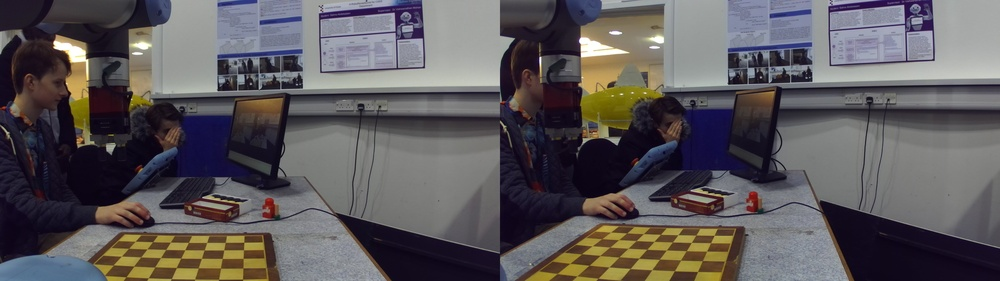
#> input picture Testboards/2019-02-14-150548.jpg, 1000 x 281 px, shrunk from 4416 x 1242 before the run, found by its file name; its folder holds only this picture in this run
$ python BoardRecog.py
#> lines starting #> are read from the running program, lines starting #| are printed output that depends on the picture; after the words box and inside, x2 and y2 are one past the last pixel; in counts of white or black regions, pixels touching at a corner belong together
import cv2
import numpy as np
from os import listdir

import random as rand

#Constants
PATH='C:/Users/Matt/Desktop/Chess Robot/Testboards/'
DEBUG=False

                        #RECOMMENDED
HARRISAPERTURE=3        #3
CORNERDETECTIONTYPE=0   #0 (HARRIS)
HARRISTHRESHOLD=0.01    #0.16
CHESSTHRESHOLD=0.8      #0.5
LINETHRESHOLD=0.2       #0.5
MINCORNERDISTANCE=10    #10
CANNYDILATION=5         #3
CLEANEDGEBLOCKSIZE=10   #10
CLEANEDGEBIAS=2.0       #1
LINESAMPLERATE=50       #50
LINESCORINGTYPE=1       #0
MINLINELENGTH=4         #4
CONVERGENCEACCURACY=0.3 #0.2

CAMERA_MATRIX=np.load("Camera_Calibration_Mtx.npy")
#> (reads Camera_Calibration_Mtx.npy from the repository)
CAMERA_DISTORTION=np.load("Camera_Calibration_Dist.npy")
#> (reads Camera_Calibration_Dist.npy from the repository)

# [72 lines left out: functions cycleImg, cornerChessboard, getMergedCentroidClusters, softDilate, not called in this run]

#Args - (Tuple representing point on line in form (pointX, pointY), Tuple representing point on line in form (point1X, point1Y))
#Return - boolean truth of divergence, x coord, y coord
def getIntersection(line, line1):
    line = line[:2]
    line1 = line1[:2]

    det = (line1[0][0]-line1[1][0])*(line[0][1]-line[1][1])-(line1[0][1]-line1[1][1])*(line[0][0]-line[1][0])

    if det == 0:
        return False, None, None

    intersectX=((line1[0][0]*line1[1][1]-line1[0][1]*line1[1][0])*(line[0][0]-line[1][0])-(line1[0][0]-line1[1][0])*(line[0][0]*line[1][1]-line[0][1]*line[1][0]))//det
    intersectY=((line1[0][0]*line1[1][1]-line1[0][1]*line1[1][0])*(line[0][1]-line[1][1])-(line1[0][1]-line1[1][1])*(line[0][0]*line[1][1]-line[0][1]*line[1][0]))//det

    return True, intersectX, intersectY

#Takes an image and returns the chess board aligned edges in that image
#Args - (image as numpy array, pixel interval between checking pixel value along suspected edges, threshold floating point for what qualifies as an edge from 0-1)
#Return - [(x,y),(x1,y1),rho]
def getFilteredEdges(img, samplingRate, threshold, cornerType):
    imgTest=img.copy()

    height, width = img.shape[:2]
    height-=1
    width-=1

    if cornerType==0:
        cornerMap = cv2.cornerHarris(np.float32(cv2.cvtColor(img,cv2.COLOR_BGR2GRAY)),3,HARRISAPERTURE,0.02)
    elif cornerType==1:
        cornerMap = cornerChessboard(cv2.cvtColor(img,cv2.COLOR_BGR2GRAY).astype("int"))
    else:
        raise Exception('corner type undefined')
    cornerMap = cv2.threshold(cornerMap,HARRISTHRESHOLD*cornerMap.max() if cornerType==0 else CHESSTHRESHOLD*cornerMap.max(), 255,cv2.THRESH_BINARY)[1]
    cornerMap = np.uint8(cornerMap)

    cornerMap = cv2.erode(cornerMap,np.ones((1,1)),iterations = 1)
    cornerMap = cv2.dilate(cornerMap,np.ones((4,4)),iterations = 1)

    centroids = cv2.connectedComponentsWithStats(cornerMap)[3]

    distance = 0.2*max(img.shape[:2]) #Minimum distance between centroids to be viable for line check

    imgCanny = cv2.Canny(img,50,150,apertureSize = 3)
    if DEBUG:
        cycleImg(imgCanny)
    if DEBUG:
        imgCannyTest = cv2.cvtColor(imgCanny,cv2.COLOR_GRAY2RGB)
        imgCannyTest[cornerMap>0]=[0,0,255]
        cycleImg(imgCannyTest)
        mask=np.zeros((height+1, width+1), dtype=int)
        for corner in centroids:
            mask[int(corner[1]),int(corner[0])]=255
        mask = cv2.dilate(mask.astype("uint8"),np.ones((4,4)),iterations = 1)
        imgCannyTest[mask==255]=[255,0,0]
        cycleImg(imgCannyTest)
    img = cv2.dilate(imgCanny,np.ones((CANNYDILATION,CANNYDILATION),np.uint8),iterations = 1)

    dist=0.1*min(height, width) #Distance for merging similar lines

    lines=[]

    for corner in centroids:
        for corner1 in centroids:
            if abs(corner[0]-corner1[0])<distance and abs(corner[1]-corner1[1])<distance:
                continue

            rho = None
            edgeIntercept = None
            edgeIntercept1 = None

            if corner[0]-corner1[0]==0:
                rho=0.5*np.pi
                edgeIntercept = (corner[0], 0)
                edgeIntercept1 = (corner[0], height)
            else:
                m=(corner[1]-corner1[1])/(corner[0]-corner1[0])
                c=corner[1]-m*corner[0]
                rho=np.arctan2(corner[1]-corner1[1], corner[0]-corner1[0])

                if c >= 0 and c <= height:  #intersection check for line X=0
                    edgeIntercept = (0, c)
                elif m*width + c >=0 and m*width + c <= height: #intersection check for line X=width
                    edgeIntercept = (width, m*width + c)
                elif -c/m >= 0 and -c/m <= width: #intersection check for line Y=0
                    edgeIntercept = (-c/m, 0)

                if c >= 0 and c <= height and edgeIntercept != (0, c):
                    edgeIntercept1 = (0, c)
                elif m*width + c >=0 and m*width + c <= height and edgeIntercept != (width, m*width + c):
                    edgeIntercept1 = (width, c)
                elif -c/m >= 0 and -c/m <= width and edgeIntercept != (-c/m, 0):
                    edgeIntercept1 = (-c/m, 0)
                else: #must intercept at Y=height
                    edgeIntercept1 = ((height-c)/m, height)

            xStep = (edgeIntercept1[0]-edgeIntercept[0])/samplingRate
            yStep = (edgeIntercept1[1]-edgeIntercept[1])/samplingRate

            edgeIntercept = tuple(map(int,edgeIntercept))
            edgeIntercept1 = tuple(map(int,edgeIntercept1))

            lineValue=0

            lineLength=0
            for i in range(samplingRate):
                x=int(edgeIntercept[0]+i*xStep)
                y=int(edgeIntercept[1]+i*yStep)
                pointValue=img[y, x]-CLEANEDGEBIAS*cv2.mean(img[max(0,y-CLEANEDGEBLOCKSIZE):min(height,y+CLEANEDGEBLOCKSIZE), max(0,x-CLEANEDGEBLOCKSIZE):min(width,x+CLEANEDGEBLOCKSIZE)])[0]
                if pointValue > 0:
                    lineLength+=1
                    if LINESCORINGTYPE == 0 or lineLength>=MINLINELENGTH:
                        lineValue += pointValue
                else:
                    lineLength=0

            flag=True

            i=0
            while i<len(lines):
                line=lines[i]
                if edgeIntercept[0]>=line[0][0]-dist and edgeIntercept[0]<=line[0][0]+dist and edgeIntercept[1]>=line[0][1]-dist and edgeIntercept[1]<=line[0][1]+dist:
                    if edgeIntercept1[0]>=line[1][0]-dist and edgeIntercept1[0]<=line[1][0]+dist and edgeIntercept1[1]>=line[1][1]-dist and edgeIntercept1[1]<=line[1][1]+dist:
                        flag=False
                        if lineValue > line[3]:
                            lines[i]=(edgeIntercept, edgeIntercept1, np.arctan2(edgeIntercept[1]-edgeIntercept1[1], edgeIntercept[0]-edgeIntercept1[0])%np.pi, lineValue)
                        else:
                            break
                i+=1
            if flag:
                lines.append((edgeIntercept, edgeIntercept1, np.arctan2(edgeIntercept[1]-edgeIntercept1[1], edgeIntercept[0]-edgeIntercept1[0])%np.pi, lineValue))

    lines = set(lines)

    redundantLines=[]
    for line in lines:
        for line1 in lines:
            ret, intersectX, intersectY = getIntersection(line, line1)
            if not ret or abs(line[2]-line1[2])%np.pi>0.2*np.pi:
                continue
            if intersectX>0 and intersectX<width and intersectY>0 and intersectY<height:
                redundantLines.append(min(line, line1, key = lambda x: x[3]))

    maxLineValue=max(lines, key=lambda x: x[3])[3]*threshold
    lines = [[line[0], line[1], line[2], set(), 0] for line in lines if line[3] >= maxLineValue and line not in redundantLines]


#Fast Angle Filter

    for line in lines:
        for line1 in lines:
            if abs(line[2]-line1[2])%np.pi<0.05*np.pi:
                line[4]+=1
                continue

            intersection = getIntersection(line, line1)[1:]
            if intersection[0]>0 and intersection[0]<width and intersection[1]>0 and intersection[1]<height:
                continue
            line[3].add(intersection)


    for line in lines:
        bestScore=0
        for point in line[3]:
            accuracy = np.sqrt(abs(height//2-point[1])**2 + abs(width//2-point[0])**2)*CONVERGENCEACCURACY
            i=0
            for point1 in line[3]:
                if abs(point[0]-point1[0])<accuracy and abs(point[1]-point1[1])<accuracy:
                    i+=1
            if i>bestScore:
                bestScore=i
        line[4]+=bestScore

    minAngleScore=max(lines, key=lambda x: x[4])[4]*0.5
    lines = [(line[0], line[1], line[2]%np.pi) for line in lines if line[4] >= minAngleScore]

#Janky af, works well on mostly complete boards, poorly on boards with many missing edges


    if DEBUG:
        for line in lines:
            cv2.line(imgTest,line[0],line[1],(0,0,255),2)
            for line1 in lines:
                if ((line1[0][0]-line1[1][0])*(line[0][1]-line[1][1])-(line1[0][1]-line1[1][1])*(line[0][0]-line[1][0])) != 0 and ((line1[0][0]-line1[1][0])*(line[0][1]-line[1][1])-(line1[0][1]-line1[1][1])*(line[0][0]-line[1][0])) != 0:
                    intersectX=((line1[0][0]*line1[1][1]-line1[0][1]*line1[1][0])*(line[0][0]-line[1][0])-(line1[0][0]-line1[1][0])*(line[0][0]*line[1][1]-line[0][1]*line[1][0]))/((line1[0][0]-line1[1][0])*(line[0][1]-line[1][1])-(line1[0][1]-line1[1][1])*(line[0][0]-line[1][0]))
                    intersectY=((line1[0][0]*line1[1][1]-line1[0][1]*line1[1][0])*(line[0][1]-line[1][1])-(line1[0][1]-line1[1][1])*(line[0][0]*line[1][1]-line[0][1]*line[1][0]))/((line1[0][0]-line1[1][0])*(line[0][1]-line[1][1])-(line1[0][1]-line1[1][1])*(line[0][0]-line[1][0]))
                    intersection = (int(intersectX), int(intersectY))
                    cv2.line(imgTest,(intersection[0],intersection[1]),(intersection[0],intersection[1]+5),(0,255,0),3)
        cycleImg(imgTest)

    return lines

#Returns the avaerage convergence point of the collection of lines passed
def getVanishingPoint(lines):
    lines=[[line[0], line[1], line[2], set()] for line in lines]
    for line in lines:
        parallel=0
        for line1 in lines:
            if abs(line[2]-line1[2])%np.pi<0.01*np.pi:
                parallel+=1
                continue

            if parallel>=3:
                return None

            intersection = getIntersection(line, line1)[1:]
            line[3].add(intersection)

    vanishingPoint=None
    for line in lines:
        bestScore=0
        for point in line[3]:
            accuracy = np.sqrt((np.mean((line[0][1], line[1][1]))//2-point[1])**2 + (np.mean((line[0][0], line[1][0]))//2-point[0])**2)*0.1
            i=0
            for point1 in line[3]:
                if abs(point[0]-point1[0])<accuracy and abs(point[1]-point1[1])<accuracy:
                    i+=1
            if i>bestScore:
                bestScore=i
                vanishingPoint = point

    return vanishingPoint

#TODO
#NEEDS BUG TESTING - for boards with vanishing points
#Takes an array of edges and fills in the missing lines, then removes the least conforming lines to produce a 10x10 grid
#Args - (line array in the form [(x, y), (x, y), rho])
#Return - [sorted vertical line array of length 10 in the form [(min x, min y), (max x, max y)], sorted horizontal line array of length 10 in the form [(min x, min y), (max x, max y)]
def getBoardLines(lines):
# [21 lines of commented-out code are left out]

    lines.sort(key=lambda x: x[2])

    #TODO - Factor out redundant code (although probably not a good idea if it would make this method any harder to read than it already is)

    lines1=None
    lines2=None
    gaps=[abs(line[2]-lines[(i-1)%len(lines)][2]) for i, line in enumerate(lines)]

    maxGap=max(gaps)
    maxGapIndex=gaps.index(maxGap)
    gaps[maxGapIndex]=0
    maxGap1=max(gaps)
    maxGapIndex1=gaps.index(maxGap1)


    if maxGap1 < 0.5*maxGap:
        lines1=lines[:maxGapIndex]
        lines2=lines[maxGapIndex:]
    else:
        lines1=lines[:maxGapIndex]
        lines2=lines[maxGapIndex:maxGapIndex1]
        lines1+=lines[maxGapIndex1:]

    vLines=None
    hLines=None

    if not lines1 or not lines2:
        return False, None, None


    if abs(90-np.mean([line[2] for line in lines1])) >= abs(90-np.mean([line[2] for line in lines2])):
        vLines=lines2
        hLines=lines1
    else:
        vLines=lines1
        hLines=lines2

    vLines = [(min(line[:2], key=lambda x: x[1]), max(line[:2], key=lambda x: x[1]), line[2]) for line in vLines]
    hLines = [(min(line[:2], key=lambda x: x[0]), max(line[:2], key=lambda x: x[0]), line[2]) for line in hLines]

    vLines.sort(key=lambda x: x[0][0])
    hLines.sort(key=lambda x: x[0][1])
    vLines.sort(key=lambda x: x[0][1])
    hLines.sort(key=lambda x: x[0][0])

    lines=None
    del lines

    if DEBUG:
        imgTest=img.copy()
        for line in vLines:
            cv2.line(imgTest,line[0],line[1],(0,0,255),2)
        for line in hLines:
            cv2.line(imgTest,line[0],line[1],(255,0,0),2)

        cycleImg(imgTest)


    vVanishingPoint=getVanishingPoint(vLines)
    hVanishingPoint=getVanishingPoint(hLines)

    distances=[]
    #Distances to vanishing point calculated as ratios to conserve perspective
    if hVanishingPoint is not None:
        for i in range(len(vLines)-1):
            distances.append(np.mean(((hVanishingPoint[0] - vLines[i+1][0][0])/(hVanishingPoint[0] - vLines[i][0][0]),(vVanishingPoint[0] - vLines[i+1][1][0])/(hVanishingPoint[0] - vLines[i][1][0]))))
    else:
        for i in range(len(vLines)-1):
            distances.append(np.mean((vLines[i+1][0][0]-vLines[i][0][0],vLines[i+1][1][0]-vLines[i][1][0])))

    vDistances = distances.copy()
    distances.sort()
    if hVanishingPoint is not None:
        maxDist=distances[-1]-distances[0]
    else:
        maxDist=np.mean((vLines[-1][0][0]-vLines[0][0][0],vLines[-1][1][0]-vLines[0][1][0]))
    distances1 = [maxDist//(distance+1) for distance in sorted(distances, reverse=True)]

    vSquareSize=None

    for i in range(len(distances)):
        if distances1.count(distances1[i])>=3:
           vSquareSize=maxDist/distances1[i]
           break


    distances=[]
    #Distances to vanishing point calculated as ratios due conserve perspective
    if vVanishingPoint is not None:
        for i in range(len(hLines)-1):
            distances.append(np.mean(((vVanishingPoint[1] - hLines[i+1][0][1])/(vVanishingPoint[1] - hLines[i][0][1]),(vVanishingPoint[1] - hLines[i+1][1][1])/(vVanishingPoint[1] - hLines[i][1][1]))))
    else:
        for i in range(len(hLines)-1):
            distances.append(np.mean((hLines[i+1][0][1]-hLines[i][0][1],hLines[i+1][1][1]-hLines[i][1][1])))

    hDistances = distances.copy()
    distances.sort()
    if hVanishingPoint is not None:
        maxDist=distances[-1]-distances[0]
    else:
        maxDist=np.mean((hLines[-1][0][1]-hLines[0][0][1],hLines[-1][1][1]-hLines[0][1][1]))
    distances1 = [maxDist//distance for distance in sorted(distances, reverse=True)]

    hSquareSize=None

    for i in range(len(distances)):
        if distances1.count(distances1[i])>=3:
           hSquareSize=maxDist/distances1[i]
           break

    if vSquareSize is None or hSquareSize is None:
        return False, None, None

    #Fill in missing lines

    newLines=[]
    for i in range(len(vLines)-1):
        missingLines = int(round(vDistances[i]/vSquareSize))
        if missingLines <= 1:
            continue

        for i1 in range(missingLines):
            minXPos=vLines[i][0][0] + i1*(vLines[i+1][0][0]-vLines[i][0][0])//missingLines
            maxXPos=vLines[i][1][0] + i1*(vLines[i+1][1][0]-vLines[i][1][0])//missingLines
            minYPos=vLines[i][0][1] + i1*(vLines[i+1][0][1]-vLines[i][0][1])//missingLines
            maxYPos=vLines[i][1][1] + i1*(vLines[i+1][1][1]-vLines[i][1][1])//missingLines
            newLines.append(((minXPos, minYPos), (maxXPos, maxYPos)))

            #TODO
            #Doesn't yet fit lines to borders


    i=0
    while i < len(vLines)-1:
        if vDistances[i] < vSquareSize and False:   #BUG with board cleanup
            del vLines[i]
            del vDistances[i]
            continue
        i+=1

    vLines+=newLines

    newLines=[]
    for i in range(len(hLines)-1):
        missingLines = int(round(hDistances[i]/hSquareSize))
        if missingLines <= 1:
            continue

        for i1 in range(missingLines):
            minXPos=hLines[i][0][0] + i1*(hLines[i+1][0][0]-hLines[i][0][0])//missingLines
            maxXPos=hLines[i][1][0] + i1*(hLines[i+1][1][0]-hLines[i][1][0])//missingLines
            minYPos=hLines[i][0][1] + i1*(hLines[i+1][0][1]-hLines[i][0][1])//missingLines
            maxYPos=hLines[i][1][1] + i1*(hLines[i+1][1][1]-hLines[i][1][1])//missingLines
            newLines.append(((minXPos, minYPos), (maxXPos, maxYPos)))

            #TODO
            #Doesn't yet fit lines to borders


    i=0
    while i < len(hLines)-1:
        if hDistances[i] < hSquareSize and False:   #BUG with board cleanup
            del hLines[i]
            del hDistances[i]
            continue
        i+=1

    hLines+=newLines

    vLines.sort(key=lambda x: x[0][0])
    hLines.sort(key=lambda x: x[0][1])
    vLines.sort(key=lambda x: x[0][1])
    hLines.sort(key=lambda x: x[0][0])

    return True, [line[:2] for line in vLines], [line[:2] for line in hLines]

#NEEDS BUG TESTING
def getPieces(img):
    img = [pix[3] for pix in img]
    return np.indicies(img.max())


#NEEDS BUG TESTING
#Takes an 2 arrays of parralel edges and an array of piece coordinates and returns a 8x8 matrix of board states
#Args - (vertical line array in the form [(x, y), (x, y)], horizontal line array in the form [(x, y), (x, y)], piece array in the form [(x, y), value])
#Return - [8x8 board state matrix]
# [13 lines left out: function getBoardState, not called in this run]


for filename in listdir(PATH):
    img = cv2.imread(PATH + filename)
#> img is the input picture: shape (281, 1000, 3); mean B, G, R 91, 88.6, 92.9
    img = img[:,img.shape[1]//2:]
#> img: shape (281, 500, 3)
    img = cv2.resize(img, (0,0), fx=0.5, fy=0.5)
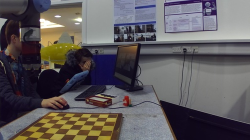
#> img: shape (140, 250, 3); mean B, G, R 91.6, 89.6, 94.2
    if DEBUG:
        cycleImg(img)
    h,  w = img.shape[:2]
#> h = 140; w = 250
    newcameramtx, roi=cv2.getOptimalNewCameraMatrix(CAMERA_MATRIX,CAMERA_DISTORTION,(w,h),0,(w,h))
#> roi = (0, 0, 249, 139)
    img = cv2.undistort(img, CAMERA_MATRIX, CAMERA_DISTORTION, None, newcameramtx)
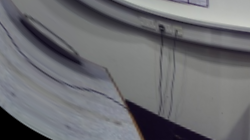
#> img: shape (140, 250, 3); mean B, G, R 113.1, 109.2, 108.4
    if DEBUG:
        cycleImg(img)
    lines=getFilteredEdges(img, LINESAMPLERATE, LINETHRESHOLD, CORNERDETECTIONTYPE)
#> in getFilteredEdges, `cornerMap = cv2.cornerHarris(np.float32(cv2.cvtColor(img,cv2.COLOR_BGR..`:
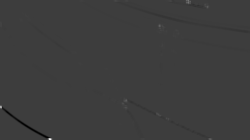
#> cornerMap: shape (140, 250) float32; min -1947739.4, max 6125915.5, mean -7284.4; drawn with min black and max white
#> in getFilteredEdges, `cornerMap = cv2.threshold(cornerMap,HARRISTHRESHOLD*cornerMap.max() if..`:
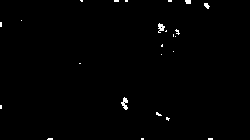
#> cornerMap: shape (140, 250) float32; 0.76% white; 24 white regions (20 under 20 px), largest, box (x1, y1, x2, y2) and area: (121, 97, 128, 110) 51, (158, 23, 165, 33) 42, (204, 3, 210, 9) 23, (185, 0, 191, 4) 22
#> in getFilteredEdges, `cornerMap = cv2.dilate(cornerMap,np.ones((4,4)),iterations = 1)`:
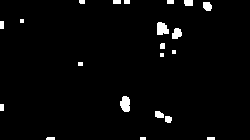
#> cornerMap: shape (140, 250); 2.5% white; 21 white regions (4 under 20 px), largest, box (x1, y1, x2, y2) and area: (120, 96, 130, 112) 129, (157, 22, 169, 35) 125, (172, 28, 182, 39) 84
#> in getFilteredEdges, `centroids = cv2.connectedComponentsWithStats(cornerMap)[3]`: centroids = 22 rows, first 8: [124.1, 69.86], [81.61, 1.43], [116.5, 1.5], [126.5, 1.5], [170, 1.5], [188.2, 2.42], [206.9, 5.84], [21.5, 20.5]
#> in getFilteredEdges, `imgCanny = cv2.Canny(img,50,150,apertureSize = 3)`:
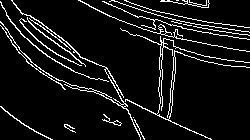
#> imgCanny: shape (140, 250); 8% white in thin lines or dots
#> in getFilteredEdges, `img = cv2.dilate(imgCanny,np.ones((CANNYDILATION,CANNYDILATION),np.uin..`:
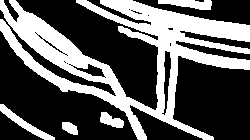
#> img: shape (140, 250); 35.5% white; 5 white regions, box (x1, y1, x2, y2) and area: (0, 0, 250, 140) 11274, (0, 104, 55, 140) 423, (158, 0, 212, 10) 357, (100, 112, 124, 128) 230, (62, 122, 78, 135) 148
#> the loop in getFilteredEdges, `for corner in centroids:` made 22 passes
#> corner on passes 1 to 12: [124.1, 69.86], [81.61, 1.43], [116.5, 1.5], [126.5, 1.5], [170, 1.5], [188.2, 2.42], [206.9, 5.84], [21.5, 20.5], [1.5, 24.5], [161.7, 28.44], [176.4, 33.24], [162.1, 45.59]
#> after the loop in getFilteredEdges, `for corner in centroids:`: lines = 82 items
#> in getFilteredEdges, `lines = set(lines)`: lines = 80 items
#> the loop in getFilteredEdges, `for line in lines:` made 80 passes
#> the loop in getFilteredEdges, `for line in lines:` made 4 passes
    ret, vLines, hLines=getBoardLines(lines)
#> the loop in getVanishingPoint, `for line in lines:` made 2 passes
#> the loop in getVanishingPoint (call 2), `for line in lines:` made 2 passes
#> the loop in getBoardLines, `for i in range(len(vLines)-1):` made 1 pass
#> the loop in getBoardLines, `for i in range(len(distances)):` made 1 pass
#> the loop in getBoardLines, `for i in range(len(hLines)-1):` made 1 pass
    if DEBUG and ret:
        imgTest=img.copy()
        for line in hLines:
            cv2.line(imgTest,line[0],line[1],(0,0,255),2)
        cycleImg(imgTest)

        imgTest=img.copy()
        for line in vLines:
            cv2.line(imgTest,line[0],line[1],(0,0,255),2)
        cycleImg(imgTest)
